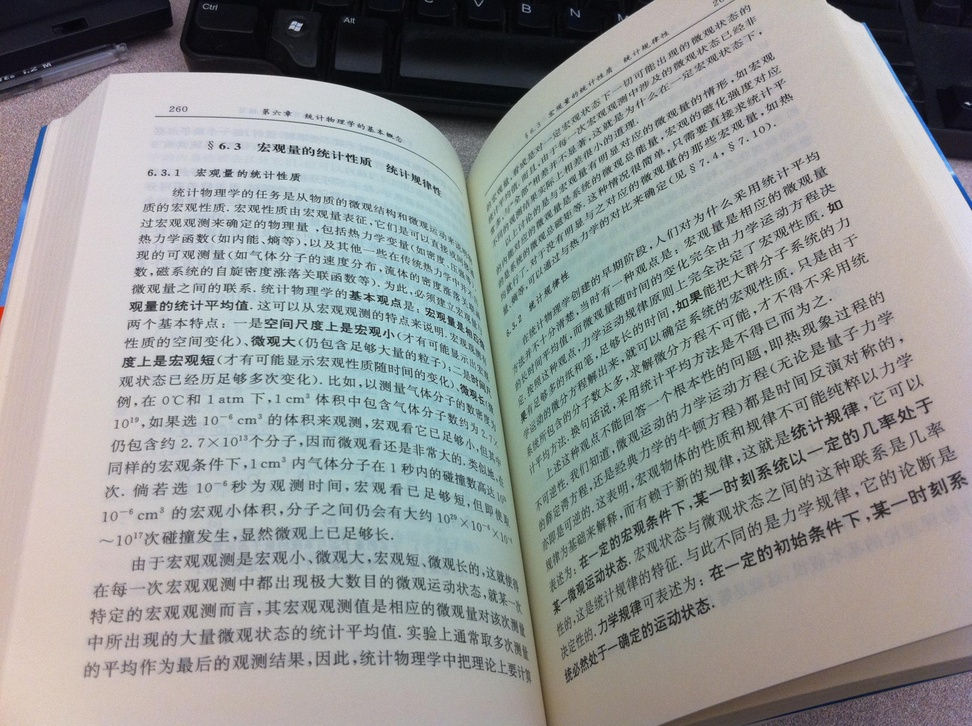
%> input picture forpublish/05.jpg, 972 x 726 px, shrunk from 2592 x 1936 before the run
$ octave --eval "result = textregion_classifier(im2double(imread('forpublish/05.jpg')));"   (GNU Octave 9; MATLAB toolbox functions it lacks are replaced by stand-ins)
%> lines starting %> are read from the running program, lines starting %| are printed output that depends on the picture; in (x1, y1, x2, y2) boxes, pixels count from 0 and x2, y2 are one past the last pixel; in counts of white or black regions, pixels touching at a corner belong together; the program's own positions count from 1
### forpublish/argutil_setdefaults.m
function options = argutil_setdefaults(varargin)
options = varargin{1};
ndefault = length(varargin) - 1;
if mod(ndefault, 2) ~= 0
    error('Argument Format error, sould be argutil_setdefaults(options, arg1, val1, arg2, val2, ...');
end;
ndefault = ndefault / 2;
for i = 1:ndefault
    if ~isfield(options, varargin{2*i})
        options = setfield(options, varargin{2*i}, varargin{2*i+1});
    end;
end;

### forpublish/m_gauss.m
function filter = m_gauss(sigma)
%> called with sigma = 0.7
% filter = m_gauss(sigma)
% Create 1D filter for Gaussian derivatie
% By Yuandong Tian (tydsh@cmu.edu) in reference of m_gaussDerivative

hSz = ceil(3*sigma);
filter = zeros(2*hSz+1,1);
u = hSz+1;
for i=1:length(filter)
    filter(i) = exp(-(i-u)^2/2/sigma^2)/sigma/sqrt(2*pi);
end;


### forpublish/m_gaussDerivative.m
function filter = m_gaussDerivative(sigma)
%> called with sigma = 0.7
% filter = m_gaussDerivative(sigma)
% Create 1D filter for Gaussian derivatie
% By Minh Hoai Nguyen (minhhoai@cmu.edu)
% Date: 30 Sep 08

hSz = ceil(3*sigma);
filter = zeros(2*hSz+1,1);
u = hSz+1;
for i=1:length(filter)
    filter(i) = (i - u)*exp(-(i-u)^2/2/sigma^2)/sigma^3/sqrt(2*pi);
end;


### forpublish/cv_harris.m
function [cornernessIm, Ix, Iy] = cv_harris(Im, intScl, difScl, alpha, harris_thres)
if ~exist('harris_thres', 'var')
    harris_thres = 1e-7;
end;

% first get Ix and Iy
g = m_gauss(difScl);
gd = -m_gaussDerivative(difScl);
% filter~~
Ix = conv2(g, gd, Im, 'same');
Iy = conv2(gd, g, Im, 'same');
% again using another gaussian kernel to filter Ix^2, Iy^2, IxIy
gInt = m_gauss(intScl);
Ix2 = conv2(gInt, gInt, Ix.^2, 'same');
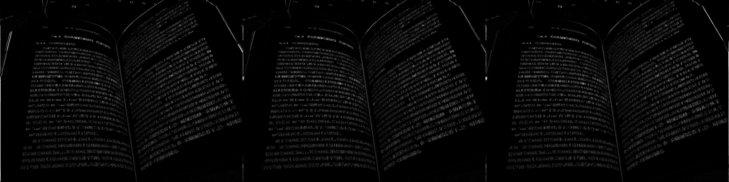
%> Ix2: size 726x2916 double (shown at 1/4 size); min 7.83e-07, max 0.0499, mean 0.00181; drawn with min black and max white
Iy2 = conv2(gInt, gInt, Iy.^2, 'same');
Ixy = conv2(gInt, gInt, Ix.*Iy, 'same');
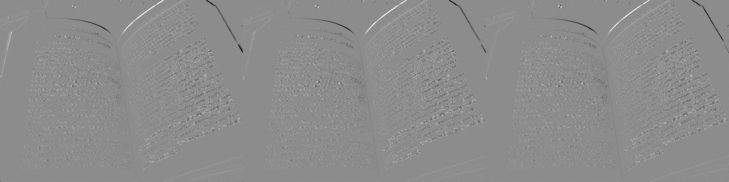
%> Ixy: size 726x2916 double (shown at 1/4 size); min -0.0215, max 0.0175, mean 1.66e-05; drawn with min black and max white
% find harris
tr = Ix2 + Iy2;
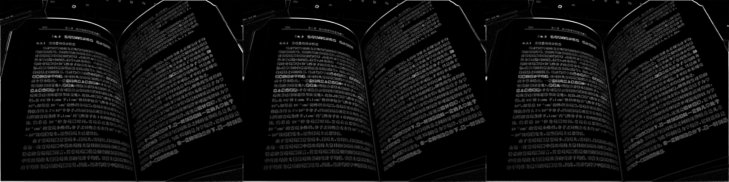
%> tr: size 726x2916 double (shown at 1/4 size); min 2.74e-06, max 0.0505, mean 0.00326; drawn with min black and max white
deter = Ix2.*Iy2 - Ixy.^2;
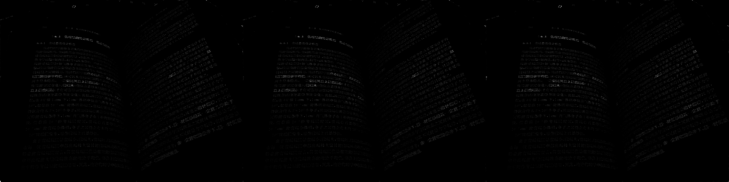
%> deter: size 726x2916 double (shown at 1/4 size); min 1.35e-12, max 0.000584, mean 4.67e-06; drawn with min black and max white
cornernessIm = deter - alpha * tr.^2;
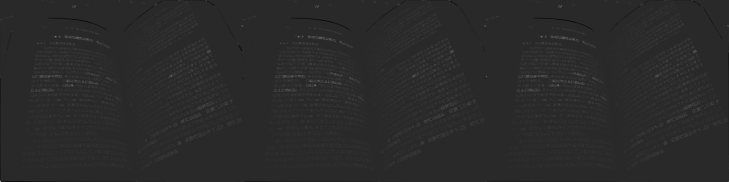
%> cornernessIm: size 726x2916 double (shown at 1/4 size); min -9.4e-05, max 0.000486, mean 3.34e-06; drawn with min black and max white
cornernessIm(cornernessIm < harris_thres) = 0;

Ix(1, :) = 0;
Ix(end, :) = 0;
Iy(1, :) = 0;
Iy(end, :) = 0;
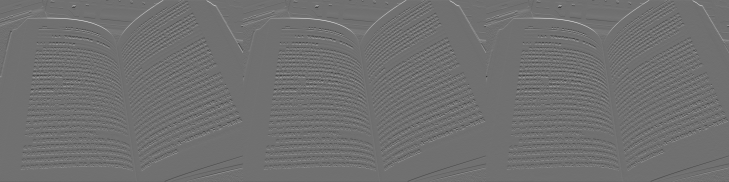
%> Iy: size 726x2916 double (shown at 1/4 size); min -0.28, max 0.355, mean 0.000493; drawn with min black and max white

Ix(:, 1) = 0;
Ix(:, end) = 0;
Iy(:, 1) = 0;
Iy(:, end) = 0;

### forpublish/ext_corner.m
function [centers, gx, gy, corner] = ext_corner(img, harris_thresh)
% extract the corner, as well as the gradients
intScl = 1.5;
difScl = 0.7;
alpha = 0.04;
if ~exist('harris_thresh', 'var')
    harris_thresh = 1e-7;
end;

[corner, gx, gy] = cv_harris(img, intScl, difScl, alpha, harris_thresh);
corner(1:5, 1:5) = 0;
corner(1:5, end-4:end) = 0;
corner(end-4:end, 1:5) = 0;
corner(end-4:end, end-4:end) = 0;
% nonlocalmax suppression
[ys, xs] = find(imregionalmax(corner));
%> ys = 15942 values from 1 to 726; xs = 15942 values from 2 to 2915
centers = [xs, ys];

### textregion_classifier.m
function binaryMap = textregion_classifier(img, options)
if ~exist('options', 'var')
    options = [];
end;
options = argutil_setdefaults(options, 'filterSize', 5, 'sigma', 2);

% heuristics...
[corners, gx, gy] = ext_corner(img);
mag = gx.^2 + gy.^2;

%gf = fspecial('gaussian', 21, 5);
gf = fspecial('gaussian', options.filterSize, options.sigma);
magFiltered = imfilter(mag, gf);

% cvpr uses 1e-3
threshold = 1e-3;
binaryMap = (magFiltered > threshold);
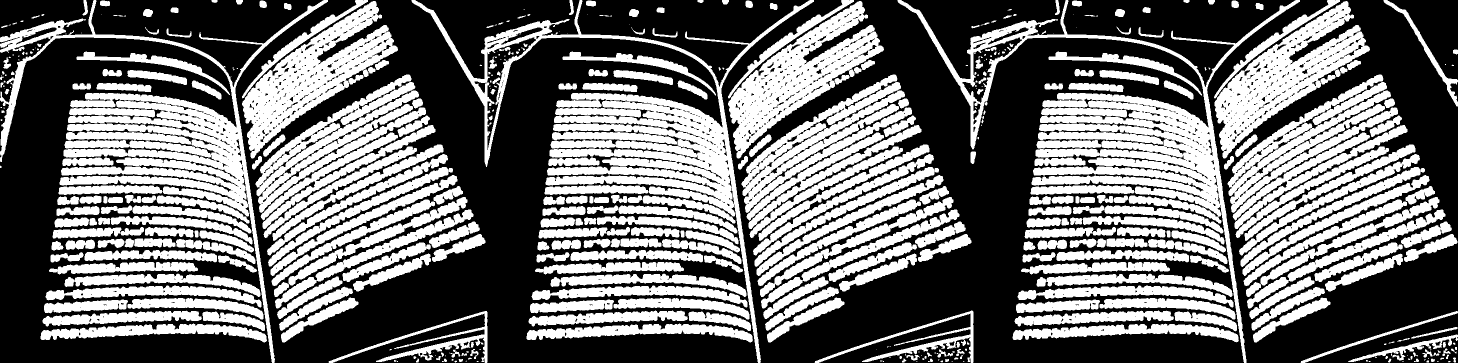
%> binaryMap: size 726x2916 logical (shown at 1/2 size); 44.1% white; 491 white regions (149 under 20 px), largest, box (x1, y1, x2, y2) and area: (1795, 0, 2600, 726) 75161, (823, 0, 1628, 726) 69296, (0, 0, 656, 726) 63141

$ run again, on forpublish/51.jpg
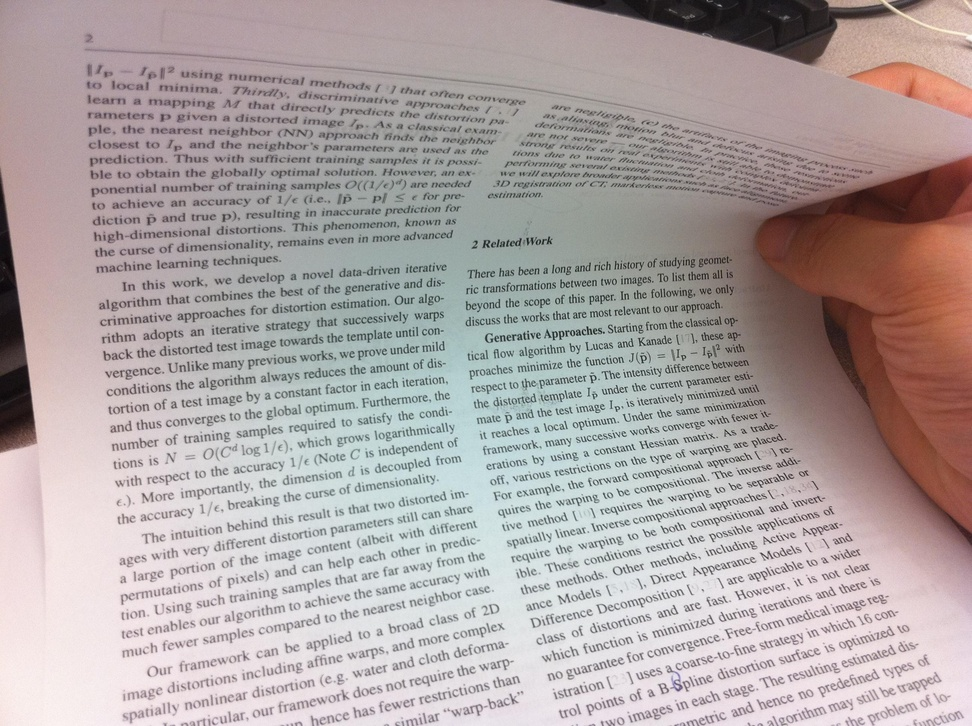
%> input picture forpublish/51.jpg, 972 x 726 px, shrunk from 2592 x 1936 before the run
%> in cv_harris, `Iy(end, :) = 0;`:
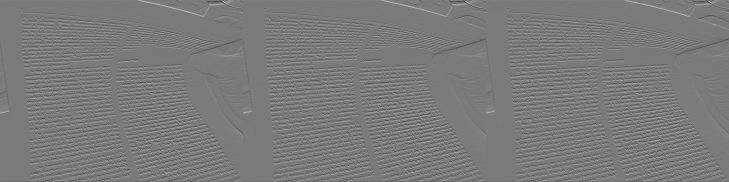
%> Iy: size 726x2916 double (shown at 1/4 size); min -0.243, max 0.264, mean 0.000488; drawn with min black and max white
%> ys = 18517 values from 1 to 725; xs = 18517 values from 2 to 2915
%> in textregion_classifier, `binaryMap = (magFiltered > threshold);`:
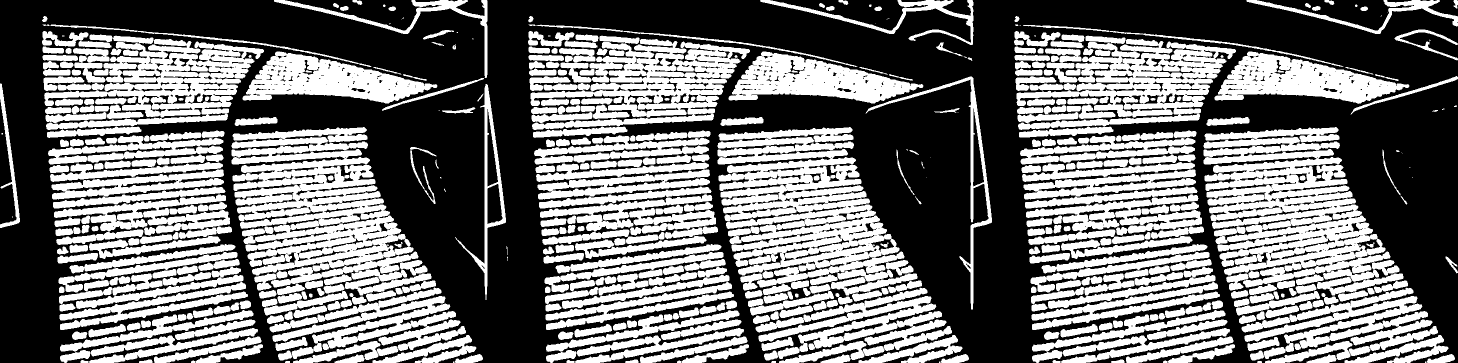
%> binaryMap: size 726x2916 logical (shown at 1/2 size); 45.7% white; 473 white regions (34 under 20 px), largest, box (x1, y1, x2, y2) and area: (463, 254, 863, 591) 72057, (1435, 254, 1835, 591) 71786, (2407, 254, 2807, 591) 71772
